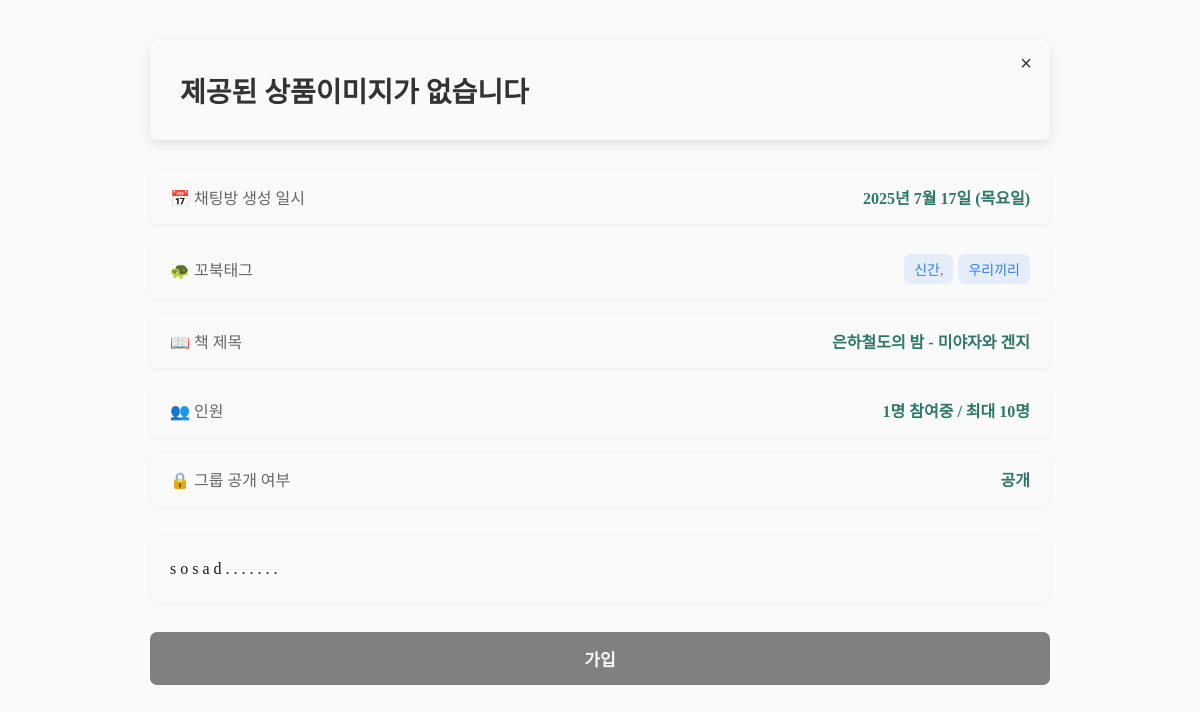
The app's page /chatrooms/detail/18/ (signed in) with its own data.
### shareMain/models.py (models this page shows, shortened)
class ReadingGroup(models.Model):
    group_name = models.CharField(max_length=100) # 그룹명
    max_member = models.IntegerField(default=10)  # 최대 참여인원수
    admin = models.ForeignKey(Member, on_delete=models.CASCADE,related_name='admin_reading_groups')  # 세션아이디 로그인중인 유저로 방장 설정
    member = models.ManyToManyField(Member,related_name='member_reading_groups',blank=True)  # 방장 제외 나머지 멤버가 들어옴, null이어도 ok
    description = models.TextField(blank=True)  # 그룹소개글
    book = models.ForeignKey(Book, on_delete=models.CASCADE, default=1)  # book모델 연결
    tag = models.TextField(blank=True, null=True)  # 해시태그
    is_public = models.CharField(max_length=1, choices=[("0", "공개"), ("1", "비공개")], default="0")  # 공개여부
    password = models.CharField(max_length=100, blank=True, null=True)  # 그룹 비밀번호
    created_at = models.DateTimeField(auto_now_add=True)  # 만든 날짜
    @property
    def tags_list(self):
        if self.tag:
            return [t for t in self.tag.split("#") if t]
        return []

### booksearch/models.py (models this page shows, shortened)
class Book(models.Model):
    book_id = models.AutoField(primary_key=True) # 기본키 등록
    cover = models.URLField(max_length=1500)  # 표지 이미지 (URL)
    book_url = models.URLField(max_length=1500) # 책 상세 페이지 URL
    title = models.CharField(max_length=1000)  # 제목
    author = models.CharField(max_length=1000)  # 저자 (리스트는 문자열로 저장)
    publisher = models.CharField(max_length=500) # 출판사
    pub_date = models.CharField(max_length=500) # 출판일
    ISBN = models.CharField(max_length=500) # ISBN
    page = models.CharField(max_length=500) # 쪽수
    size = models.CharField(max_length=500, blank=True) # 크기
    review_count = models.IntegerField(default=0) # 리뷰 수
    bookmark_count = models.IntegerField(default=0) # 북마크 수
    rating = models.IntegerField(default=0) # 평점
    views = models.IntegerField(default=0) # 조회수

### chatrooms/views.py (the view, shortened to what this page needs)
# urls.py: path('detail/<int:group_id>/', views.chatroom_detail, name='chatroom-detail'),
def chatroom_detail(request, group_id):
    member_id = request.session.get('member_id')
    if not member_id:
        messages.warning(request, '로그인이 필요합니다.')
        return redirect('member:login')  # 로그인 페이지로
    try:
        member = Member.objects.get(member_id=member_id)
    except Member.DoesNotExist:
        return redirect('member:login')  # 세션에 이상 있으면 로그인 요구
    group = get_object_or_404(ReadingGroup, id=group_id)
    tag_list = group.tag.split(",") if group.tag else []
    current_members_count = group.member.all().count()
    context = {
        'group': group,
        'tag_list': tag_list,
        'current_members_count': current_members_count,
    }
    return render(request, 'chatroom_detail.html', context)

### chatrooms/templates/chatroom_detail.html (shortened to what this page needs)
<!DOCTYPE html>
<html lang="ko">
<head>
</head>
<body>
  <div class="container">
    {% if group %}
      <div class="banner">
        <button id="banner-close" aria-label="닫기">&times;</button>
        <div class="banner-text">
          <h1>{{ group.group_name }}</h1>
        </div>
      </div>
      <div class="info">
        <div class="info-row">
          <span>📅 채팅방 생성 일시</span>
          <strong>{{ group.created_at|date:"Y년 n월 j일 (D)" }}</strong>
        </div>
        <div class="info-row">
          <span>🐢 꼬북태그</span>
          <div class="tags">
            {% for tag_list in group.tags_list %}
            <strong1>{{ tag_list }}</strong1>
            {% endfor %}
          </div>
        </div>
        <div class="info-row">
          <span>📖 책 제목</span>
          <strong>{{ group.book.title }} - {{ group.book.author }}</strong>
        </div>
        <div class="info-row">
          <span>👥 인원</span>
          <strong>{{ current_members_count }}명 참여중 / 최대 {{ group.max_member }}명</strong>
        </div>
        <div class="info-row">
          <span>🔒 그룹 공개 여부</span>
          <strong>
            {% if group.is_public == "0" %}공개{% else %}비공개{% endif %}
          </strong>
        </div>
      </div>
      <div class="description">
        {% for paragraph in group.description|linebreaksbr %}
            {{ paragraph }}
        {% endfor %}
      </div>
      <button class="join-btn" data-group-id="{{ group.id }}" data-is-public="{{ group.is_public }}">
          가입
      </button>
    {% else %}
    <p>채팅방을 찾을 수 없습니다.</p>
    {% endif %}
  </div>
</body>
</html>

### chatrooms/templates/chatroom_detail.html (style rules this page uses)
body { background-color: #fafafa; margin: 0; padding: 0; border: 1px #ccc; }
.container { max-width: 900px; margin: 0 auto; padding: 40px 20px; }
#banner-close { position: absolute; top: 12px; right: 12px; background: transparent; border: none; font-size: 20px; line-height: 1; cursor: pointer; color: #333; }
.banner { position: relative; background-color: #fafafa; color: #333; padding: 30px; border-radius: 7px; box-shadow: 0 4px 12px rgba(0,0,0,0.1); margin-bottom: 30px; display: flex; justify-content: space-between; align-items: center; gap: 20px; }
.banner-text { flex: 1; font-size: 30px; font-weight: 700; display: flex; align-items: center; }
.banner h1 { margin: 0; font-size: 28px; }
.info { display: flex; flex-direction: column; gap: 15px; margin-bottom: 30px; }
.info-row { background-color: #fafafa; padding: 15px 20px; border-radius: 7px; box-shadow: 0 1px 5px rgba(0,0,0,0.05); display: flex; align-items: center; position: relative; }
.info-row span { color: #666; font-size: 16px; font-weight: 500; }
.info-row strong { color: #2D7868; }
.info-row .tags { margin-left: auto; display: flex; flex-wrap: wrap; gap: 5px; }
.info-row .tags strong1 { background-color: #2f81ed1c; font-size: 14px; font-weight: 400; color: #2F80ED; padding: 5px 10px; border-radius: 7px; display: inline-flex; align-items: center; cursor: pointer; }
.description { background-color: #fafafa; color: #1a1a1a; padding: 20px; border-radius: 7px; box-shadow: 0 1px 5px rgba(0, 0, 0, 0.05); line-height: 1.6; font-size: 16px; margin-bottom: 30px; }
.join-btn { background-color: gray; color: #fafafa; padding: 14px 24px; border: none; border-radius: 7px; font-size: 17px; cursor: pointer; width: 100%; font-weight: 700; }
.info-row > strong { margin-left: auto; font-size: 16px; }

### records on screen
ReadingGroup: group_name "제공된 상품이미지가 없습니다", created_at "2025년 7월 17일 (목요일)", book "은하철도의 밤", book.author "미야자와 겐지", max_member "10"

### other values on screen
{{ tag_list }} "신간," "우리끼리"
{{ current_members_count }} "1"
{{ paragraph }} "s" "o" "s" "a" "d" "." "." "." "." "." "." "."
